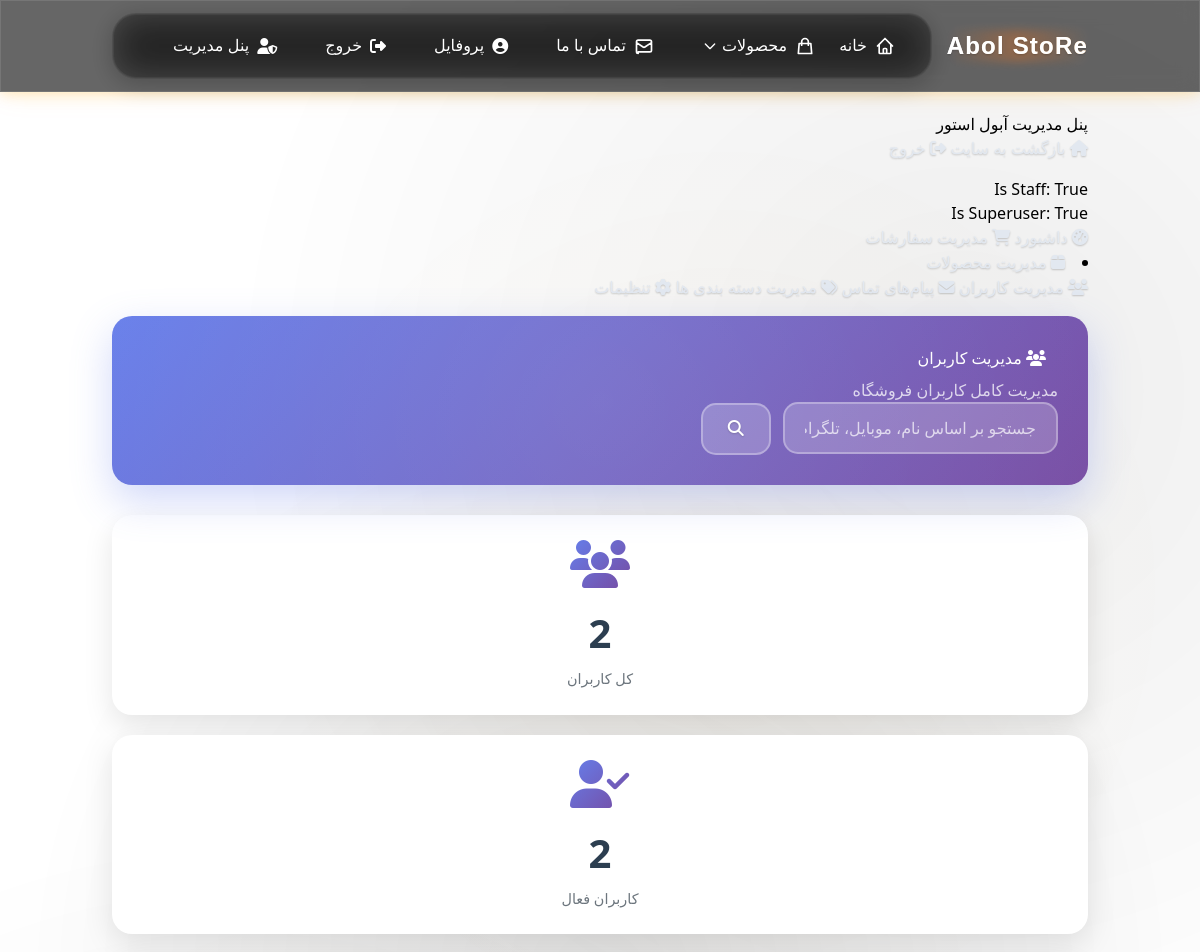
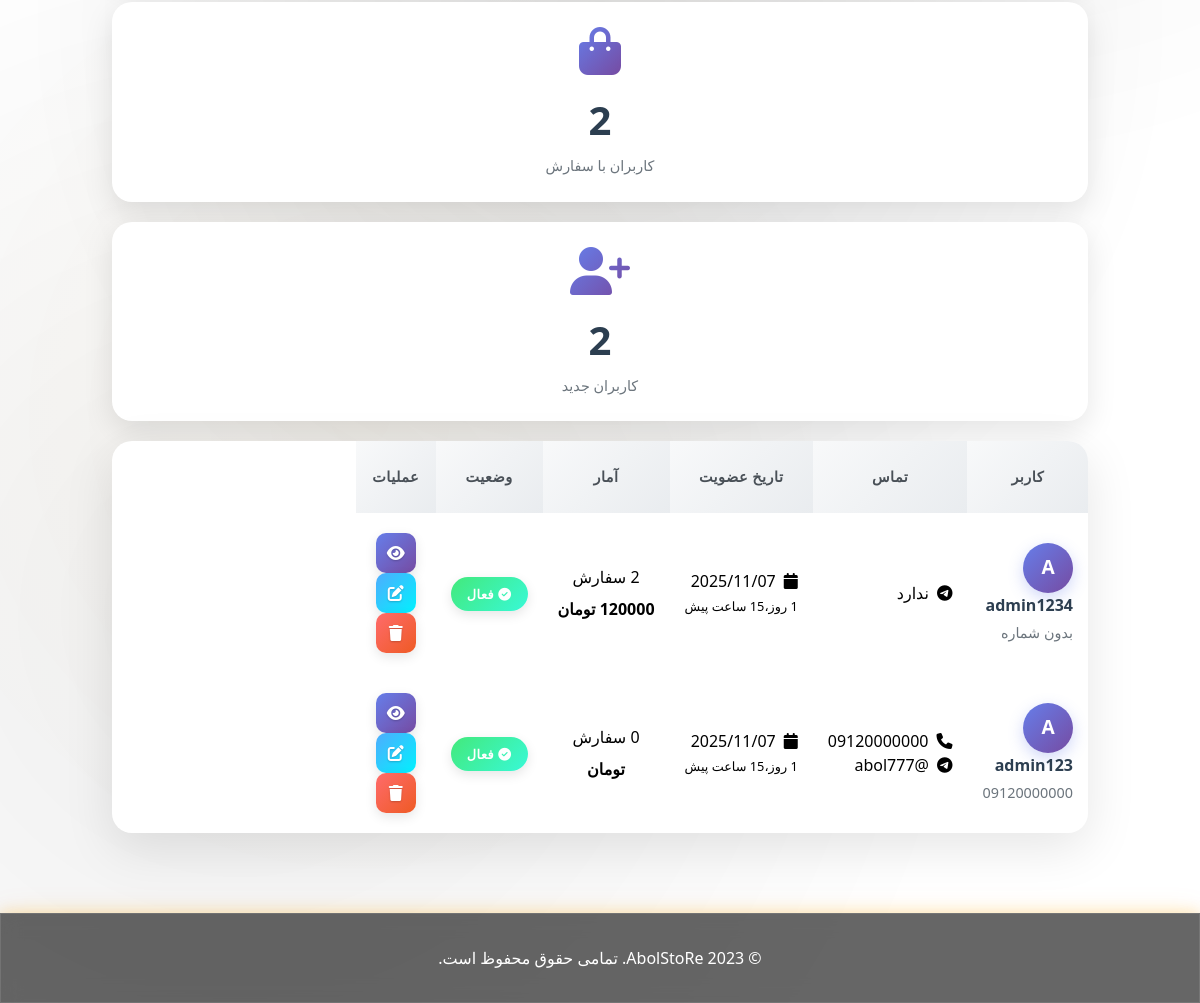
Screenshot of /admin-panel/users/ (signed in) with the database file from the repository (2 pictures, top to bottom).
### apps/accounts/models.py (models this page shows, shortened)
class User(AbstractUser):
    full_name = models.CharField(_('نام کامل'), max_length=150, blank=True)
    phone_number = models.CharField(_('شماره موبایل'), max_length=15, blank=True, null=True, unique=True)
    telegram_id = models.CharField(_('آیدی تلگرام'), max_length=100, blank=True, null=True, unique=True)
    accepted_terms = models.BooleanField(_('پذیرش قوانین'), default=False)
    class Meta:
        verbose_name = _('کاربر')
        verbose_name_plural = _('کاربران')

### apps/admin_panel/views.py (the view)
    @login_required(login_url='admin_panel:admin_login')
    @user_passes_test(lambda user: user.is_staff or user.is_superuser, login_url='admin_panel:admin_login')
    def wrapper(request, *args, **kwargs):
        return view_func(request, *args, **kwargs)

### apps/admin_panel/views.py (called while the page is built)
def admin_required(view_func):
    @login_required(login_url='admin_panel:admin_login')
    @user_passes_test(lambda user: user.is_staff or user.is_superuser, login_url='admin_panel:admin_login')
    def wrapper(request, *args, **kwargs):
        return view_func(request, *args, **kwargs)
    return wrapper

@admin_required
def admin_users_list(request):
    users_list = User.objects.annotate(
        orders_count=Count('orders'),
        total_spent=Sum('orders__total_price', filter=Q(orders__status='confirmed'))
    ).order_by('-date_joined')
    search_query = request.GET.get('search', '')
    if search_query:
        users_list = users_list.filter(
            Q(phone_number__icontains=search_query) |
            Q(username__icontains=search_query) |
            Q(full_name__icontains=search_query)
        )
    paginator = Paginator(users_list, 10)  # نمایش 10 کاربر در هر صفحه
    page_number = request.GET.get('page')
    users = paginator.get_page(page_number)
    context = {
        'users': users,
        'search_query': search_query,
    }
    return render(request, 'admin/users_list.html', context)

### apps/store/urls.py (called while the page is built)
    def to_url(self, value):
        return value

### config/context_processors.py (called while the page is built)
def cart_count(request):
    cart_count = 0
    if request.user.is_authenticated:
        cart_count = Order.objects.filter(
            user=request.user,
            status__in=['pending', 'waiting']
        ).count()
    return {'cart_count': cart_count}

def categories_context(request):
    categories = Category.objects.filter(is_active=True).order_by('name')
    return {'categories': categories}

### frontend/templates/admin/users_list.html (shortened to what this page needs)
{% extends 'admin/base.html' %}
{% load static %}
{% load humanize %}
{% block content %}
    <div class="users-header">
        <div class="row align-items-center">
            <div class="col-md-6">
                <h1 class="mb-0">
                    <i class="fas fa-users mr-3"></i>
                    مدیریت کاربران
                </h1>
                <p class="mb-0 mt-2 opacity-75">مدیریت کامل کاربران فروشگاه</p>
            </div>
            <div class="col-md-6">
                <form method="get" class="d-flex">
                    <input type="text" name="search" class="form-control search-box"
                           placeholder="جستجو بر اساس نام، موبایل، تلگرام..."
                           value="{{ search_query }}">
                    <button type="submit" class="btn search-btn mr-2">
                        <i class="fas fa-search"></i>
                    </button>
                </form>
            </div>
        </div>
    </div>
    <div class="row mb-4">
        <div class="col-lg-3 col-md-6">
            <div class="stats-card">
                <i class="fas fa-users stats-icon"></i>
                <div class="stats-number">{{ users.paginator.count }}</div>
                <div class="stats-label">کل کاربران</div>
            </div>
        </div>
        <div class="col-lg-3 col-md-6">
            <div class="stats-card">
                <i class="fas fa-user-check stats-icon"></i>
                <div class="stats-number">{% for user in users %}{% if user.is_active %}{% endif %}{% endfor %}{{ users|length }}</div>
                <div class="stats-label">کاربران فعال</div>
            </div>
        </div>
        <div class="col-lg-3 col-md-6">
            <div class="stats-card">
                <i class="fas fa-shopping-bag stats-icon"></i>
                <div class="stats-number">{{ users|length }}</div>
                <div class="stats-label">کاربران با سفارش</div>
            </div>
        </div>
        <div class="col-lg-3 col-md-6">
            <div class="stats-card">
                <i class="fas fa-user-plus stats-icon"></i>
                <div class="stats-number">{{ users|length }}</div>
                <div class="stats-label">کاربران جدید</div>
            </div>
        </div>
    </div>
    <div class="users-table">
        <div class="table-responsive">
            <table class="table mb-0">
                <thead>
                    <tr>
                        <th>کاربر</th>
                        <th>تماس</th>
                        <th>تاریخ عضویت</th>
                        <th>آمار</th>
                        <th>وضعیت</th>
                        <th>عملیات</th>
                    </tr>
                </thead>
                <tbody>
                    {% for user in users %}
                        <tr onclick="window.location='{% url 'admin_panel:admin_user_detail' user.id %}'">
                            <td>
                                <div class="d-flex align-items-center">
                                    <div class="user-avatar">
                                        {{ user.username|first|upper }}
                                    </div>
                                    <div>
                                        <div class="user-name">{{ user.username }}</div>
                                        <div class="user-phone">{{ user.phone_number|default:"بدون شماره" }}</div>
                                    </div>
                                </div>
                            </td>
                            <td>
                                <div class="text-muted">
                                    {% if user.phone_number %}
                                        <i class="fas fa-phone ml-2"></i>{{ user.phone_number }}<br>
                                    {% endif %}
                                    {% if user.telegram_id %}
                                        <i class="fab fa-telegram ml-2"></i>@{{ user.telegram_id }}
                                    {% else %}
                                        <i class="fab fa-telegram ml-2 text-muted"></i>ندارد
                                    {% endif %}
                                </div>
                            </td>
                            <td>
                                <div class="text-muted">
                                    <i class="fas fa-calendar ml-2"></i>{{ user.date_joined|date:"Y/m/d" }}<br>
                                    <small>{{ user.date_joined|timesince }} پیش</small>
                                </div>
                            </td>
                            <td>
                                <div class="text-center">
                                    <div class="mb-2">
                                        <span class="badge badge-info badge-pill">{{ user.orders_count }} سفارش</span>
                                    </div>
                                    <div>
                                        <strong>{{ user.total_spent|floatformat:0|intcomma }} تومان</strong>
                                    </div>
                                </div>
                            </td>
                            <td class="text-center">
                                {% if user.is_active %}
                                    <span class="status-badge status-active">
                                        <i class="fas fa-check-circle ml-1"></i>فعال
                                    </span>
                                {% else %}
                                    <span class="status-badge status-inactive">
                                        <i class="fas fa-times-circle ml-1"></i>غیرفعال
                                    </span>
                                {% endif %}
                            </td>
                            <td>
                                <div class="d-flex justify-content-center">
                                    <a href="{% url 'admin_panel:admin_user_detail' user.id %}" class="action-btn btn-view" title="نمایش جزئیات">
                                        <i class="fas fa-eye"></i>
                                    </a>
                                    <a href="{% url 'admin_panel:admin_user_edit' user.id %}" class="action-btn btn-edit" title="ویرایش">
                                        <i class="fas fa-edit"></i>
                                    </a>
                                    <a href="{% url 'admin_panel:admin_user_delete' user.id %}" class="action-btn btn-delete" title="حذف">
                                        <i class="fas fa-trash"></i>
                                    </a>
                                </div>
                            </td>
                        </tr>
                    {% endfor %}
                </tbody>
            </table>
        </div>
    </div>
    </div>
{% endblock content %}

### frontend/templates/admin/base.html (shortened to what this page needs)
{% extends 'base.html' %}
{% load static %}
{% block admin_content %}
<div class="container mt-4">
    <div class="card mb-4">
        <div class="card-body">
            <div class="row align-items-center">
                <div class="col-md-6">
                    <h1 class="h3 mb-0">پنل مدیریت آبول استور</h1>
                </div>
                <div class="col-md-6 text-md-right">
                    <div class="btn-group" role="group">
                        <a href="{% url 'store:home' %}" class="btn btn-outline-primary btn-sm admin-action-btn">
                            <i class="fas fa-home"></i> بازگشت به سایت
                        </a>
                        {% if user.is_authenticated %}
                        <a href="{% url 'accounts:logout' %}" class="btn btn-outline-danger btn-sm admin-action-btn">
                            <i class="fas fa-sign-out-alt"></i> خروج
                        </a>
                        {% endif %}
                    </div>
                </div>
            </div>
        </div>
    </div>
    <div class="card mb-4">
        <div class="card-body">
            <p>Is Staff: {{ request.user.is_staff }}</p>
            <p>Is Superuser: {{ request.user.is_superuser }}</p>
            <nav class="nav flex-column">
                <a href="{% url 'admin_panel:admin_dashboard' %}" class="nav-item nav-link {% if request.resolver_match.url_name == 'admin_dashboard' %}active{% endif %}">
                    <i class="fas fa-tachometer-alt"></i> داشبورد
                </a>
                <a href="{% url 'admin_panel:admin_orders_list' %}" class="nav-item nav-link {% if 'order' in request.resolver_match.url_name %}active{% endif %}">
                    <i class="fas fa-shopping-cart"></i> مدیریت سفارشات
                </a>
                <li class="nav-item">
                  <a class="nav-link" href="{% url 'admin_panel:admin_products_list' %}">
                    <i class="fas fa-box"></i>
                    <span>مدیریت محصولات</span>
                  </a>
                </li>
                <a href="{% url 'admin_panel:admin_users_list' %}" class="nav-item nav-link {% if 'user' in request.resolver_match.url_name %}active{% endif %}">
                    <i class="fas fa-users"></i> مدیریت کاربران
                </a>
                <a href="{% url 'admin_panel:admin_contact_messages' %}" class="nav-item nav-link {% if 'contact' in request.resolver_match.url_name %}active{% endif %}">
                    <i class="fas fa-envelope"></i> پیام‌های تماس
                </a>
                <a href="{% url 'admin_panel:admin_categories_list' %}" class="nav-item nav-link {% if 'category' in request.resolver_match.url_name %}active{% endif %}">
                    <i class="fas fa-tags"></i> مدیریت دسته بندی ها
                </a>
                <a href="{% url 'admin_panel:admin_settings' %}" class="nav-item nav-link {% if 'setting' in request.resolver_match.url_name %}active{% endif %}">
                    <i class="fas fa-cog"></i> تنظیمات
                </a>
            </nav>
        </div>
    </div>
    <div class="card">
{% endblock admin_content %}

### frontend/templates/admin/users_list.html (style rules this page uses)
.users-header { background: linear-gradient(135deg, #667eea 0%, #764ba2 100%); color: white; border-radius: 20px; padding: 30px; margin-bottom: 30px; box-shadow: 0 15px 40px rgba(102, 126, 234, 0.3); position: relative; overflow: hidden; }
.users-header::before { content: ''; position: absolute; top: -50%; right: -50%; width: 200%; height: 200%; background: radial-gradient(circle, rgba(255,255,255,0.1) 0%, transparent 70%); animation: shimmer 3s infinite; }
.search-box { background: rgba(255,255,255,0.2); border: 2px solid rgba(255,255,255,0.3); border-radius: 15px; color: white; padding: 12px 20px; transition: all 0.3s ease; }
.search-box::placeholder { color: rgba(255,255,255,0.7); }
.search-btn { background: rgba(255,255,255,0.2); border: 2px solid rgba(255,255,255,0.3); color: white; border-radius: 15px; padding: 12px 25px; transition: all 0.3s ease; }
.users-table { background: white; border-radius: 20px; overflow: hidden; box-shadow: 0 15px 50px rgba(0,0,0,0.1); border: none; }
.users-table thead th { background: linear-gradient(135deg, #f8f9fa, #e9ecef); border: none; font-weight: 600; font-size: 0.9rem; text-transform: uppercase; letter-spacing: 0.5px; padding: 25px 15px; color: #495057; }
.users-table tbody td { padding: 20px 15px; vertical-align: middle; border-color: #f8f9fa; transition: all 0.3s ease; }
.users-table tbody tr { transition: all 0.3s ease; cursor: pointer; }
.user-avatar { width: 50px; height: 50px; border-radius: 50%; background: linear-gradient(135deg, #667eea, #764ba2); display: flex; align-items: center; justify-content: center; color: white; font-weight: 700; font-size: 1.2rem; margin-left: 15px; box-shadow: 0 5px 15px rgba(102, 126, 234, 0.3); }
.user-name { font-weight: 600; color: #2c3e50; margin-bottom: 5px; }
.user-phone { color: #6c757d; font-size: 0.9rem; }
.status-badge { padding: 8px 16px; border-radius: 25px; font-size: 0.8rem; font-weight: 600; text-transform: uppercase; letter-spacing: 0.5px; box-shadow: 0 4px 12px rgba(0,0,0,0.1); }
.status-active { background: linear-gradient(135deg, #43e97b, #38f9d7); color: white; }
.action-btn { width: 40px; height: 40px; border-radius: 10px; display: flex; align-items: center; justify-content: center; margin: 0 5px; transition: all 0.3s ease; border: none; box-shadow: 0 4px 12px rgba(0,0,0,0.1); }
.btn-edit { background: linear-gradient(135deg, #4facfe, #00f2fe); color: white; }
.btn-delete { background: linear-gradient(135deg, #ff6b6b, #ee5a24); color: white; }
.btn-view { background: linear-gradient(135deg, #667eea, #764ba2); color: white; }
.stats-card { background: white; border-radius: 20px; padding: 25px; margin-bottom: 20px; box-shadow: 0 10px 30px rgba(0,0,0,0.1); text-align: center; transition: all 0.3s ease; }
.stats-icon { font-size: 3rem; margin-bottom: 15px; background: linear-gradient(135deg, #667eea, #764ba2); -webkit-background-clip: text; -webkit-text-fill-color: transparent; }
.stats-number { font-size: 2.5rem; font-weight: 700; color: #2c3e50; margin-bottom: 5px; }
.stats-label { color: #6c757d; font-size: 0.9rem; font-weight: 500; }

### frontend/templates/base.html (style rules this page uses)
.admin-action-btn { transition: all 0.3s ease; }

### rows the page displays
User: user.is_staff "True", user.is_superuser "True", username|first "A", username "admin1234", phone_number "بدون شماره", shows "ندارد", date_joined "2025/11/07", date_joined "1 روز،15 ساعت", total_spent "120000", is_active True (drawn)
User: username|first "A", username "admin123", phone_number "09120000000", telegram_id "abol777", date_joined "2025/11/07", date_joined "1 روز،15 ساعت", is_active True (drawn)

### other values shown
{{ users.paginator.count }} "2"
{{ users|length }} "2"
